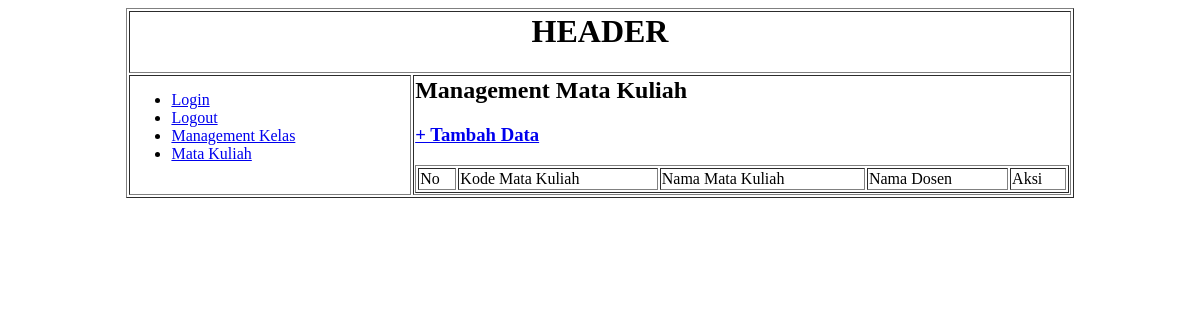
The app's page /xadmin/index.php?page=MataKuliah (signed in), older data.
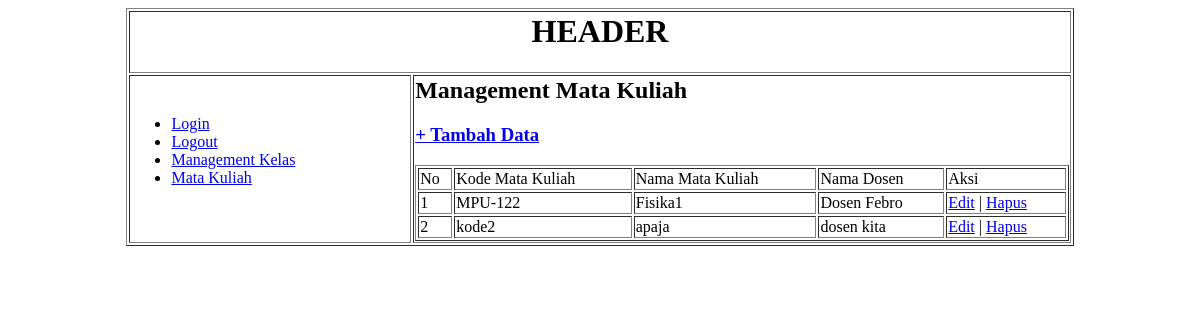
The same page, newer data.
### tables this page shows
CREATE TABLE `matkul` (
  `id_matkul` int(10) NOT NULL,
  `kode_matkul` varchar(20) NOT NULL,
  `nama_matkul` varchar(255) NOT NULL,
  `dosen` varchar(255) NOT NULL
);

### xadmin/matkul/matkul.php (the view)
<h2>Management Mata Kuliah</h2>
<a href="?page=Tambah-MataKuliah"><h3>+ Tambah Data</h3></a>
<table border="1" width="100%">
    <tr>
        <td>No</td>
        <td>Kode Mata Kuliah</td>
        <td>Nama Mata Kuliah</td>
        <td>Nama Dosen</td>
        <td>Aksi</td>
    </tr>
    <?php
        $no = 1;
        $xquery = mysqli_query($koneksi, "select * from matkul");
        while($data = mysqli_fetch_array($xquery)){
    ?>
    <tr>
        <td><?php echo $no; ?></td>
        <td><?php echo $data['kode_matkul']; ?></td>
        <td><?php echo $data['nama_matkul']; ?></td>
        <td><?php echo $data['dosen']; ?></td>
        <td><a href="?page=Edit-MataKuliah&No=<?php echo $data['id_matkul']; ?>">Edit</a> | <a href="?page=Hapus-MataKuliah&No=<?php echo $data['id_matkul']; ?>">Hapus</a>
    </tr>
        <?php $no++; } ?>
</table>

Row changes from the older to the newer data that the page shows:
added matkul: kode_matkul "MPU-122", nama_matkul "Fisika1", dosen "Dosen Febro"
added matkul: kode_matkul "kode2", nama_matkul "apaja", dosen "dosen kita"
